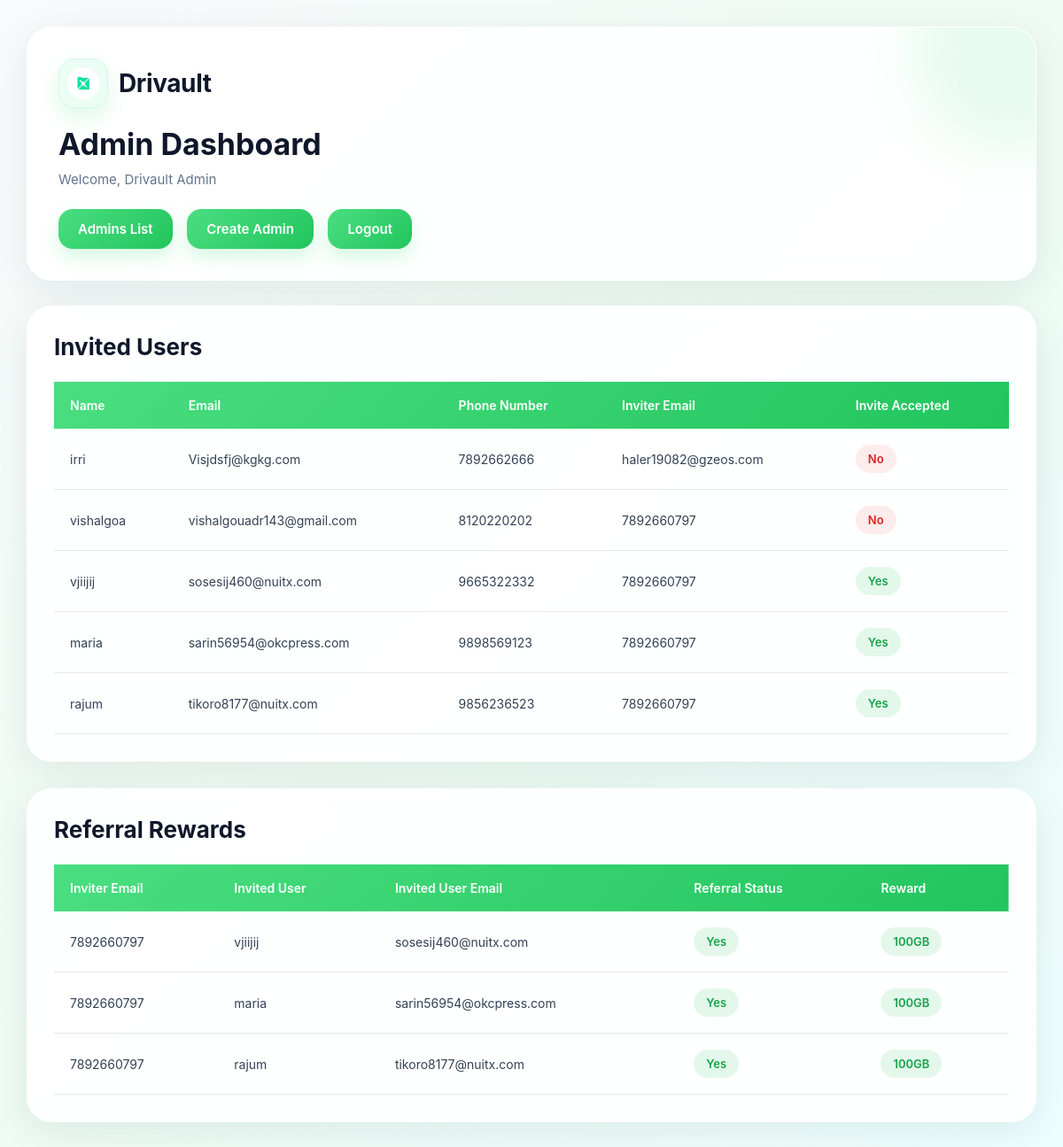
/admin/admin-dashboard.php (signed in), run on the app's committed database.
### tables this page shows
CREATE TABLE `users` (
  `id` int(11) NOT NULL,
  `name` varchar(100) DEFAULT NULL,
  `email` varchar(150) DEFAULT NULL,
  `phone` varchar(20) DEFAULT NULL,
  `password` varchar(255) DEFAULT NULL,
  `invite_token` varchar(255) DEFAULT NULL,
  `otp` varchar(10) DEFAULT NULL,
  `otp_expiry` datetime DEFAULT NULL,
  `is_verified` tinyint(1) DEFAULT 0,
  `is_active` tinyint(1) DEFAULT 0,
  `role` enum('admin','user') DEFAULT 'user',
  `inviter` varchar(255) DEFAULT NULL,
  `inviter_email` varchar(150) DEFAULT NULL,
  `invite_accepted` enum('yes','no') DEFAULT 'no',
  `created_at` timestamp NOT NULL DEFAULT current_timestamp(),
  `inviter_name` varchar(100) DEFAULT NULL
);

### admin/admin-dashboard.php (the view, shortened to what this page needs)
<?php
require __DIR__ . '/../config/db.php';
$adminName = (string) ($_SESSION['admin_name'] ?? 'Admin');
$statement = $conn->prepare(
    "SELECT name, email, phone, inviter_email, invite_accepted
     FROM users
     WHERE role = 'user'
     ORDER BY id DESC"
);
$statement->execute();
$result = $statement->get_result();
$users = $result->fetch_all(MYSQLI_ASSOC);
$referralRewardsStatement = $conn->prepare(
    "SELECT name, email, inviter_email, invite_accepted
     FROM users
     WHERE role = 'user'
     AND inviter_email IS NOT NULL
     AND inviter_email != ''
     AND invite_accepted = 'yes'
     ORDER BY id DESC"
);
$referralRewardsStatement->execute();
$referralRewardsResult = $referralRewardsStatement->get_result();
$referralRewards = $referralRewardsResult->fetch_all(MYSQLI_ASSOC);
?>
<!DOCTYPE html>
<html lang="en">
<head>
</head>
<body>
<div class="dashboard-container">
    <div class="header">
        <div class="brand">
            <div class="brand-badge">
                <img src="/php_invitation_system/assets/Photos/icon-192.png" alt="Drivault logo">
            </div>
            <span>Drivault</span>
        </div>
        <h2>Admin Dashboard</h2>
        <p>
            Welcome,
            <?php
            echo htmlspecialchars(
                $adminName,
                ENT_QUOTES,
                'UTF-8'
            );
            ?>
        </p>
        <div class="nav-links">
            <button id="toggle-admins-button" type="button" aria-expanded="false">
                Admins List
            </button>
            <a href="admin-create.php">
                Create Admin
            </a>
            <a href="admin_logout.php">
                Logout
            </a>
        </div>
    </div>
    <div class="table-container">
        <h3>Invited Users</h3>
        <table>
            <thead>
                <tr>
                    <th>Name</th>
                    <th>Email</th>
                    <th>Phone Number</th>
                    <th>Inviter Email</th>
                    <th>Invite Accepted</th>
                </tr>
            </thead>
            <tbody>
            <?php if ($users === []) { ?>
                <tr>
                    <td colspan="5" class="no-data">
                        No invited users found.
                    </td>
                </tr>
            <?php } else { ?>
                <?php foreach ($users as $user) { ?>
                <tr>
                    <td>
                        <?php
                        echo htmlspecialchars(
                            (string) ($user['name'] ?? ''),
                            ENT_QUOTES,
                            'UTF-8'
                        );
                        ?>
                    </td>
                    <td>
                        <?php
                        echo htmlspecialchars(
                            (string) ($user['email'] ?? ''),
                            ENT_QUOTES,
                            'UTF-8'
                        );
                        ?>
                    </td>
                    <td>
                        <?php
                        echo htmlspecialchars(
                            (string) ($user['phone'] ?? ''),
                            ENT_QUOTES,
                            'UTF-8'
                        );
                        ?>
                    </td>
                    <td>
                        <?php
                        echo htmlspecialchars(
                            (string) ($user['inviter_email'] ?? ''),
                            ENT_QUOTES,
                            'UTF-8'
                        );
                        ?>
                    </td>
                    <td>
                        <?php
                        $status = strtolower(
                            (string) ($user['invite_accepted'] ?? 'no')
                        );
                        ?>
                        <span class="
                            <?php
                            echo $status === 'yes'
                                ? 'status-yes'
                                : 'status-no';
                            ?>
                        ">
                        <?php
                        echo htmlspecialchars(
                            ucfirst($status),
                            ENT_QUOTES,
                            'UTF-8'
                        );
                        ?>
                        </span>
                    </td>
                </tr>
                <?php } ?>
            <?php } ?>
            </tbody>
        </table>
    </div>
    <div class="table-container" style="margin-top:30px;">
        <h3>Referral Rewards</h3>
        <table>
            <thead>
                <tr>
                    <th>Inviter Email</th>
                    <th>Invited User</th>
                    <th>Invited User Email</th>
                    <th>Referral Status</th>
                    <th>Reward</th>
                </tr>
            </thead>
            <tbody>
            <?php if ($referralRewards === []) { ?>
                <tr>
                    <td colspan="5" class="no-data">
                        No successful referral rewards found.
                    </td>
                </tr>
            <?php } else { ?>
                <?php foreach ($referralRewards as $reward) { ?>
                <?php
                $referralStatus = 'yes';
                $rewardEarned = '100GB';
                ?>
                <tr>
                    <td>
                        <?php
                        echo htmlspecialchars(
                            (string) ($reward['inviter_email'] ?? ''),
                            ENT_QUOTES,
                            'UTF-8'
                        );
                        ?>
                    </td>
                    <td>
                        <?php
                        echo htmlspecialchars(
                            (string) ($reward['name'] ?? ''),
                            ENT_QUOTES,
                            'UTF-8'
                        );
                        ?>
                    </td>
                    <td>
                        <?php
                        echo htmlspecialchars(
                            (string) ($reward['email'] ?? ''),
                            ENT_QUOTES,
                            'UTF-8'
                        );
                        ?>
                    </td>
                    <td>
                        <span class="<?php echo $referralStatus === 'yes' ? 'status-yes' : 'status-no'; ?>">
                            <?php echo htmlspecialchars(ucfirst($referralStatus), ENT_QUOTES, 'UTF-8'); ?>
                        </span>
                    </td>
                    <td>
                        <span class="<?php echo $referralStatus === 'yes' ? 'status-yes' : 'status-no'; ?>">
                            <?php echo htmlspecialchars($rewardEarned, ENT_QUOTES, 'UTF-8'); ?>
                        </span>
                    </td>
                </tr>
                <?php } ?>
            <?php } ?>
            </tbody>
        </table>
    </div>
</div>
</body>
</html>

### admin/admin-dashboard.php (style rules this page uses)
* { margin:0; padding:0; box-sizing:border-box; font-family:'Inter',sans-serif; }
body { background: linear-gradient( 135deg, #f8fafc, #eefbf3, #ecfeff ); min-height:100vh; padding:30px; }
.dashboard-container { max-width:1250px; margin:auto; }
.header { background: rgba(255,255,255,0.92); backdrop-filter:blur(12px); border: 1px solid rgba(255,255,255,0.6); border-radius:28px; padding:35px; margin-bottom:28px; box-shadow: 0 10px 40px rgba(15,23,42,0.08); position:relative; overflow:hidden; }
.header::before { content:''; position:absolute; width:220px; height:220px; background: rgba(74,222,128,0.12); border-radius:50%; top:-80px; right:-80px; filter:blur(25px); }
.header h2 { color:#0f172a; font-size:34px; margin-bottom:10px; position:relative; z-index:1; }
.brand { display:flex; align-items:center; gap:12px; margin-bottom:20px; position:relative; z-index:1; }
.brand-badge { width:56px; height:56px; border-radius:18px; background:#ecfdf5; border:1px solid #d1fae5; box-shadow:0 10px 24px rgba(74,222,128,0.18); display:flex; align-items:center; justify-content:center; padding:9px; }
.brand-badge img { width:100%; height:100%; object-fit:contain; }
.brand span { font-size:28px; font-weight:700; color:#0f172a; letter-spacing:-0.4px; }
.header p { color:#64748b; font-size:15px; position:relative; z-index:1; }
.nav-links { margin-top:24px; position:relative; z-index:1; }
.nav-links a, .nav-links button { display:inline-block; margin-right:12px; padding:13px 22px; border-radius:16px; background: linear-gradient( 135deg, #4ade80, #22c55e ); color:white; text-decoration:none; font-weight:600; font-size:15px; border:none; cursor:pointer; transition:0.3s; box-shadow: 0 10px 20px rgba(74,222,128,0.22); }
.table-container { background: rgba(255,255,255,0.92); backdrop-filter:blur(12px); border: 1px solid rgba(255,255,255,0.6); border-radius:28px; padding:30px; box-shadow: 0 10px 40px rgba(15,23,42,0.08); overflow-x:auto; }
.table-container h3 { color:#0f172a; font-size:26px; margin-bottom:24px; }
table { width:100%; border-collapse:collapse; overflow:hidden; }
table thead { background: linear-gradient( 135deg, #4ade80, #22c55e ); color:white; }
table th { padding:18px; text-align:left; font-size:14px; font-weight:600; }
table td { padding:18px; border-bottom: 1px solid #e2e8f0; color:#334155; font-size:14px; }
table tbody tr { transition:0.3s; }
.status-yes { background: rgba(34,197,94,0.12); color:#16a34a; padding:8px 14px; border-radius:999px; font-size:13px; font-weight:600; display:inline-block; }
.status-no { background: rgba(239,68,68,0.10); color:#dc2626; padding:8px 14px; border-radius:999px; font-size:13px; font-weight:600; display:inline-block; }

### data on the page
users: name "irri", email "Visjdsfj@kgkg.com", phone "7892662666", inviter_email "haler19082@gzeos.com", invite_accepted "No"
users: name "vishalgoa", email "vishalgouadr143@gmail.com", phone "8120220202", inviter_email "7892660797", invite_accepted "No"
users: name "vjiijij", email "sosesij460@nuitx.com", phone "9665322332", inviter_email "7892660797", invite_accepted "Yes", referralStatus "Yes", rewardEarned "100GB"
users: name "maria", email "sarin56954@okcpress.com", phone "9898569123", inviter_email "7892660797", invite_accepted "Yes", referralStatus "Yes", rewardEarned "100GB"
users: name "rajum", email "tikoro8177@nuitx.com", phone "9856236523", inviter_email "7892660797", invite_accepted "Yes", referralStatus "Yes", rewardEarned "100GB"

### other printed values
$adminName "Drivault Admin"
